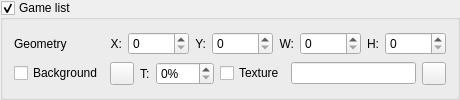
                 <widget class="QGroupBox" name="groupBoxGamelist">
                  <property name="toolTip">
                   <string>Control display of game list</string>
                  </property>
                  <property name="title">
                   <string>Game list</string>
                  </property>
                  <property name="checkable">
                   <bool>true</bool>
                  </property>
                  <property name="checked">
                   <bool>true</bool>
                  </property>
                  <layout class="QGridLayout" name="gridLayout_7">
                   <item row="0" column="0">
                    <widget class="QLabel" name="labelSceneGamelistGeometry">
                     <property name="text">
                      <string>Geometry</string>
                     </property>
                    </widget>
                   </item>
                   <item row="0" column="1">
                    <layout class="QHBoxLayout" name="horizontalLayout_3">
                     <item>
                      <widget class="QLabel" name="label_24">
                       <property name="sizePolicy">
                        <sizepolicy hsizetype="Fixed" vsizetype="Preferred">
                         <horstretch>0</horstretch>
                         <verstretch>0</verstretch>
                        </sizepolicy>
                       </property>
                       <property name="text">
                        <string>X:</string>
                       </property>
                       <property name="alignment">
                        <set>Qt::AlignRight|Qt::AlignTrailing|Qt::AlignVCenter</set>
                       </property>
                      </widget>
                     </item>
                     <item>
                      <widget class="QSpinBox" name="spinBoxSceneGamelistPosX">
                       <property name="toolTip">
                        <string>X coordinate of item position</string>
                       </property>
                       <property name="maximum">
                        <number>99999</number>
                       </property>
                      </widget>
                     </item>
                     <item>
                      <widget class="QLabel" name="label_25">
                       <property name="sizePolicy">
                        <sizepolicy hsizetype="Fixed" vsizetype="Preferred">
                         <horstretch>0</horstretch>
                         <verstretch>0</verstretch>
                        </sizepolicy>
                       </property>
                       <property name="text">
                        <string>Y:</string>
                       </property>
                       <property name="alignment">
                        <set>Qt::AlignRight|Qt::AlignTrailing|Qt::AlignVCenter</set>
                       </property>
                      </widget>
                     </item>
                     <item>
                      <widget class="QSpinBox" name="spinBoxSceneGamelistPosY">
                       <property name="toolTip">
                        <string>Y coordinate of item position</string>
                       </property>
                       <property name="maximum">
                        <number>99999</number>
                       </property>
                      </widget>
                     </item>
                     <item>
                      <widget class="QLabel" name="label_26">
                       <property name="sizePolicy">
                        <sizepolicy hsizetype="Fixed" vsizetype="Preferred">
                         <horstretch>0</horstretch>
                         <verstretch>0</verstretch>
                        </sizepolicy>
                       </property>
                       <property name="text">
                        <string>W:</string>
                       </property>
                       <property name="alignment">
                        <set>Qt::AlignRight|Qt::AlignTrailing|Qt::AlignVCenter</set>
                       </property>
                      </widget>
                     </item>
                     <item>
                      <widget class="QSpinBox" name="spinBoxSceneGamelistWidth">
                       <property name="toolTip">
                        <string>Item width</string>
                       </property>
                       <property name="maximum">
                        <number>99999</number>
                       </property>
                      </widget>
                     </item>
                     <item>
                      <widget class="QLabel" name="label_27">
                       <property name="sizePolicy">
                        <sizepolicy hsizetype="Fixed" vsizetype="Preferred">
                         <horstretch>0</horstretch>
                         <verstretch>0</verstretch>
                        </sizepolicy>
                       </property>
                       <property name="text">
                        <string>H:</string>
                       </property>
                       <property name="alignment">
                        <set>Qt::AlignRight|Qt::AlignTrailing|Qt::AlignVCenter</set>
                       </property>
                      </widget>
                     </item>
                     <item>
                      <widget class="QSpinBox" name="spinBoxSceneGamelistHeight">
                       <property name="toolTip">
                        <string>Item height</string>
                       </property>
                       <property name="maximum">
                        <number>99999</number>
                       </property>
                      </widget>
                     </item>
                    </layout>
                   </item>
                   <item row="1" column="0">
                    <widget class="QCheckBox" name="checkBoxSceneGamelistBackground">
                     <property name="toolTip">
                      <string>Use background for this item</string>
                     </property>
                     <property name="text">
                      <string>Background</string>
                     </property>
                    </widget>
                   </item>
                   <item row="1" column="1">
                    <layout class="QHBoxLayout" name="horizontalLayout_2">
                     <item>
                      <widget class="QToolButton" name="toolButtonSceneGamelistBackgroundColor">
                       <property name="sizePolicy">
                        <sizepolicy hsizetype="Minimum" vsizetype="Minimum">
                         <horstretch>0</horstretch>
                         <verstretch>0</verstretch>
                        </sizepolicy>
                       </property>
                       <property name="toolTip">
                        <string>Select background color</string>
                       </property>
                       <property name="text">
                        <string/>
                       </property>
                       <property name="icon">
                        <iconset resource="../qmc2.qrc">
                         <normaloff>:/data/img/colors.png</normaloff>:/data/img/colors.png</iconset>
                       </property>
                      </widget>
                     </item>
                     <item>
                      <widget class="QLabel" name="label_29">
                       <property name="text">
                        <string>T:</string>
                       </property>
                      </widget>
                     </item>
                     <item>
                      <widget class="QSpinBox" name="spinBoxSceneGamelistBackgroundTransparency">
                       <property name="toolTip">
                        <string>Select background transparency</string>
                       </property>
                       <property name="suffix">
                        <string>%</string>
                       </property>
                       <property name="maximum">
                        <number>100</number>
                       </property>
                      </widget>
                     </item>
                     <item>
                      <widget class="QCheckBox" name="checkBoxSceneGamelistBackgroundTexture">
                       <property name="toolTip">
                        <string>Use texture bitmap for background</string>
                       </property>
                       <property name="text">
                        <string>Texture</string>
                       </property>
                      </widget>
                     </item>
                     <item>
                      <widget class="QLineEdit" name="lineEditSceneGamelistBackgroundTexture">
                       <property name="toolTip">
                        <string>Texture bitmap for background</string>
                       </property>
                      </widget>
                     </item>
                     <item>
                      <widget class="QToolButton" name="toolButtonBrowseSceneGamelistBackgroundTexture">
                       <property name="sizePolicy">
                        <sizepolicy hsizetype="Fixed" vsizetype="Fixed">
                         <horstretch>0</horstretch>
                         <verstretch>0</verstretch>
                        </sizepolicy>
                       </property>
                       <property name="toolTip">
                        <string>Browse texture bitmap for background</string>
                       </property>
                       <property name="icon">
                        <iconset resource="../qmc2.qrc">
                         <normaloff>:/data/img/fileopen.png</normaloff>:/data/img/fileopen.png</iconset>
                       </property>
                      </widget>
                     </item>
                    </layout>
                   </item>
                  </layout>
                 </widget>
